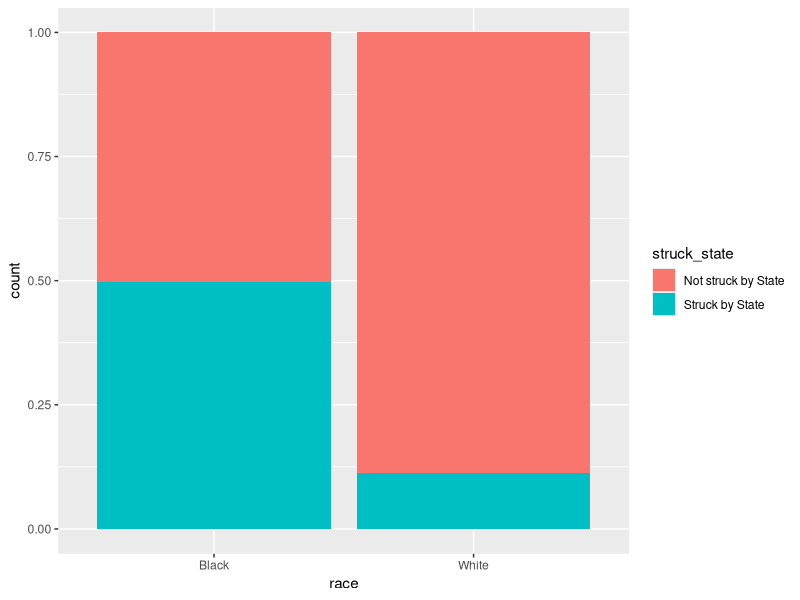
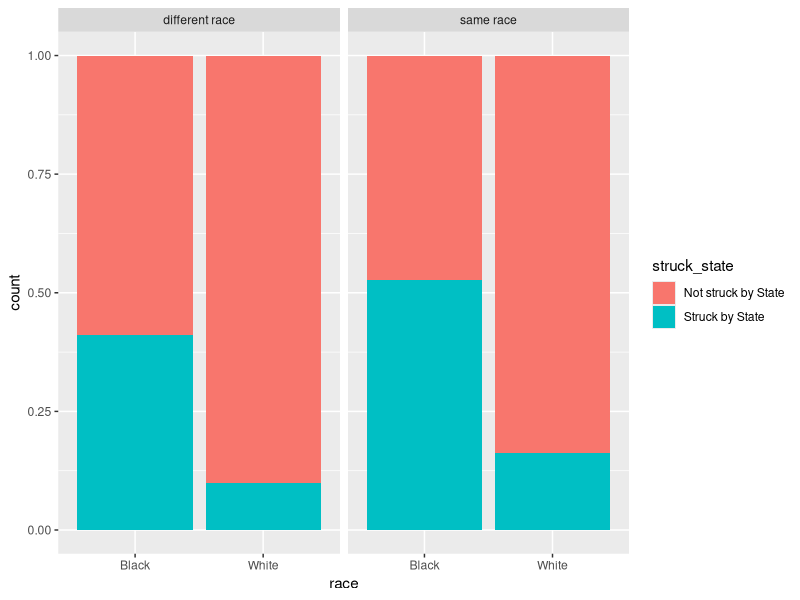
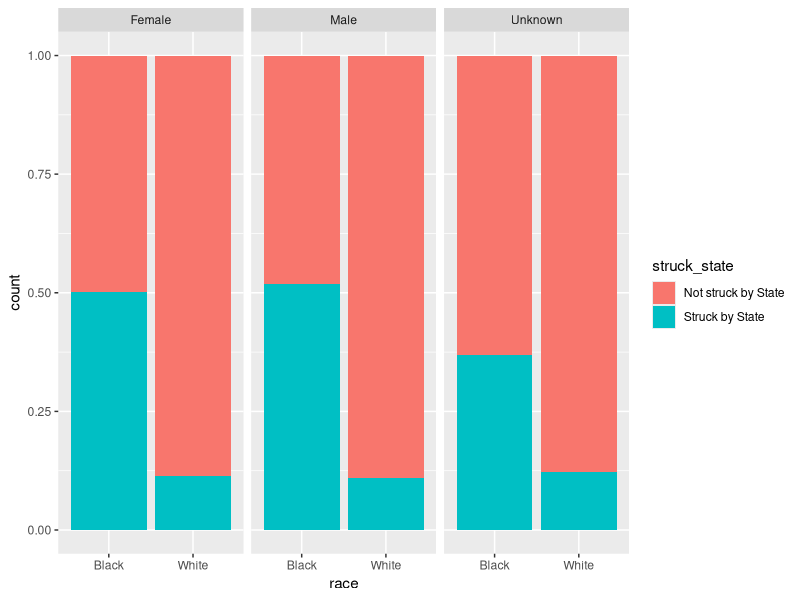
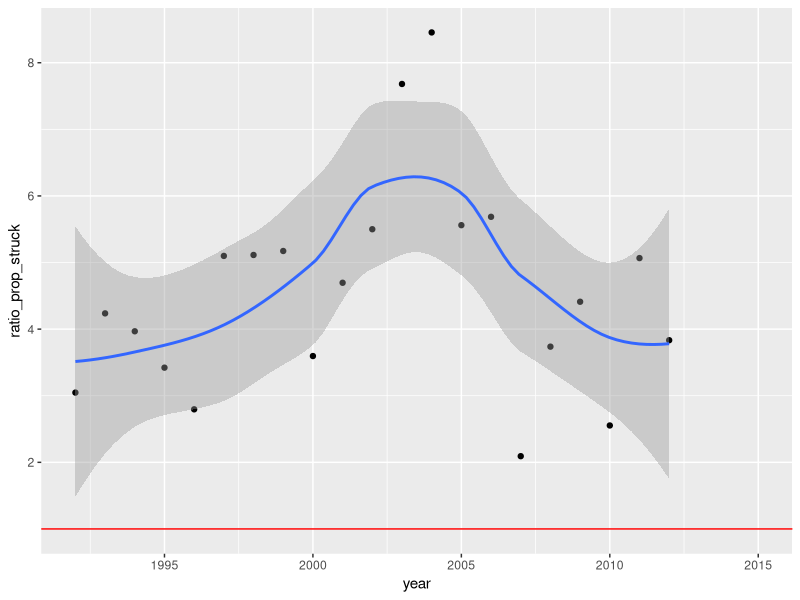
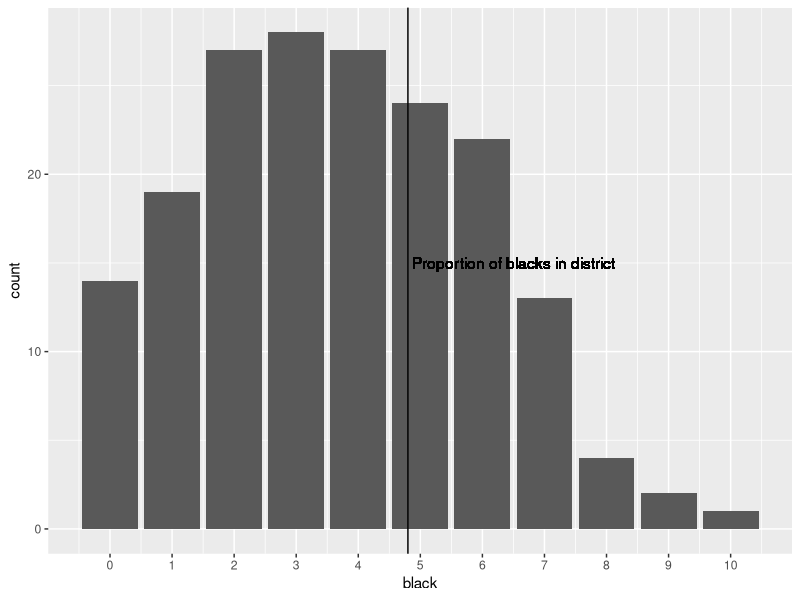

Write the R code that produced these figures, in order.
## ---- chunk 1
library(tidyverse)
library(stringr)
trials <- read_csv("trials.csv")
jurors <- read_csv("jurors.csv")
voirdire <- read_csv("voir_dire_answers.csv")
## ---- chunk 2
# Find raw disparities in preemptory strikes from 225 trials with race data
combo <- jurors %>%
  left_join(trials, by = c("trial__id" = "id")) %>%
  filter(race != "Unknown")

combo %>% summarise(num_trials = n_distinct(trial__id))   # 226

# Examine some categorical variables
combo %>% count(struck_by)
combo %>% count(race)
combo %>% count(defendant_race)
combo %>% count(verdict)
combo %>% count(strike_eligibility)
combo %>% count(def_attny_1)
combo %>% count(offense_title_1)
combo %>% count(cause_number)

# Smaller version of combo to look at a few variables that might be associated
#   with being struck by the state (assuming eligible to be struck by state)
combo_small <- combo %>%
  select(id, trial__id, struck_by, race, gender, defendant_race, 
         strike_eligibility, cause_number) %>%
  filter(strike_eligibility == "Both State and Defense" | 
           strike_eligibility == "State") %>%
  filter(race == "Black" | race == "White") %>%
  mutate(same_race = ifelse(race == defendant_race, "same race", 
                            "different race"),
         struck_state = ifelse(struck_by == "Struck by the state", 
                               "Struck by State", "Not struck by State"),
         year = parse_number(str_sub(cause_number)))

# Ratio of black prob to white prob is 4.45 = .498 / .112 (matches report)
combo_small %>%
  group_by(race) %>%
  summarise(prop_struck = mean(struck_state == "Struck by State"),
            num_struck = sum(struck_state == "Struck by State"),
            total = n())

ggplot(combo_small) +
  geom_bar(aes(x = race, fill = struck_state), position = "fill")

ggplot(combo_small) +
  geom_bar(aes(x = race, fill = struck_state), position = "fill") +
  facet_grid(. ~ same_race)

ggplot(combo_small) +
  geom_bar(aes(x = race, fill = struck_state), position = "fill") +
  facet_grid(. ~ gender)

# Look at patterns over time in strike ratio
combo_small %>%
  group_by(year, race) %>%
  summarise(prop_struck = mean(struck_state == "Struck by State")) %>%
  spread(key = "race", value = "prop_struck") %>%
  mutate(ratio_prop_struck = Black / White) %>%
  ggplot(aes(x = year, y = ratio_prop_struck)) +
    geom_point() +
    geom_smooth() +
    geom_hline(yintercept = 1, color = "red") 

# Histogram of jury composition by race
combo %>%
  filter(struck_by == "Juror chosen to serve on jury") %>%
  group_by(trial__id) %>%
  summarise(jurors = n(),
            black = sum(race == "Black"),
            white = sum(race == "White")) %>%
  filter(jurors == 12) %>%
  ggplot(aes(x = black)) +
    geom_bar() +
    geom_vline(xintercept = 4.8) +
    scale_x_continuous(breaks = seq(0, 12, 1)) +
    geom_text(x = 6.5, y = 15, label = "Proportion of blacks in district")
## ---- chunk 3

# Logistic regression analysis with voirdire data added

# 89 trials represented in voirdire (not counting 1 with trial_id = NA),
#   although 2 have n=1
print(voirdire %>% count(juror_id__trial__id) %>% arrange(n), n = Inf)

# all data for jurors in 89 trials with complete voir dire transcript
master <- voirdire %>%
  left_join(trials, by = c("juror_id__trial__id" = "id")) %>%
  filter(!is.na(juror_id__trial__id)) %>%
  left_join(jurors, by = c("juror_id" = "id"))

# Confirm 89 trials
master %>% summarise(num_trials = n_distinct(trial__id))

# Examine some categorical variables
master %>% count(struck_by)
master %>% count(race)
master %>% count(defendant_race)
master %>% count(strike_eligibility)
master %>% count(accused)
master %>% count(fam_accused)
master %>% count(death_hesitation)
master %>% count(know_def)
master %>% count(fam_law_enforcement)

# Logistic regression data (note they combine White and Unknown races)
master_logistic <- master %>%
  select(juror_id, trial__id, struck_by, race, defendant_race, accused, 
         fam_accused, know_def, fam_law_enforcement, death_hesitation,
         strike_eligibility) %>%
  filter(strike_eligibility == "Both State and Defense" | 
           strike_eligibility == "State") %>%
  mutate(same_race = ifelse(race == defendant_race, TRUE, FALSE),
         struck_state = ifelse(struck_by == "Struck by the state", 1, 0),
         is_black = ifelse(race == "Black", TRUE, FALSE))

# Ratio of black prob to white prob is 4.68 = .534 / .114 (matches report)
master_logistic %>%
  group_by(is_black) %>%
  summarise(prop_struck = mean(struck_state == 1),
            num_struck = sum(struck_state == 1),
            total = n())

# logistic regression model
model1 <- glm(struck_state ~ accused + is_black + fam_accused +
  death_hesitation + know_def + same_race + fam_law_enforcement, 
  family = binomial, data = master_logistic)
summary(model1)
exp(coef(model1))
exp(confint(model1))

# get Wald CIs to match report
SE = summary(model1)$coefficients[,2]
beta = summary(model1)$coefficients[,1]
lower = beta - 1.96*SE
upper = beta + 1.96*SE
exp(cbind(lower, upper))


# write two created data sets to github repo
write_csv(combo_small, "combo_small.csv")
write_csv(master_logistic, "master_logistic.csv")

